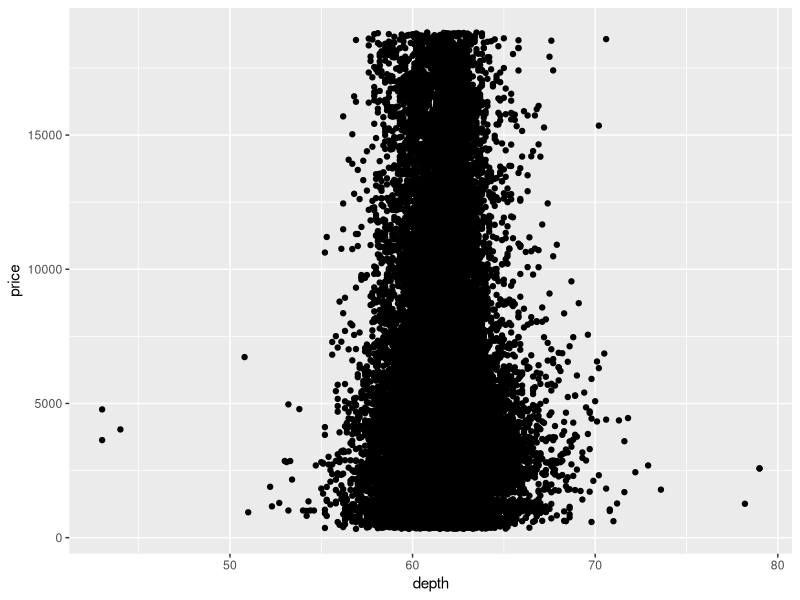
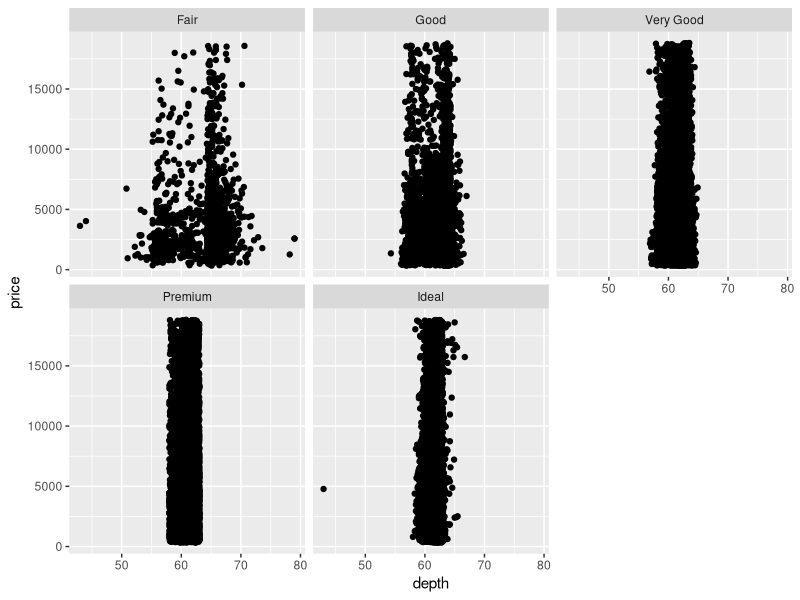
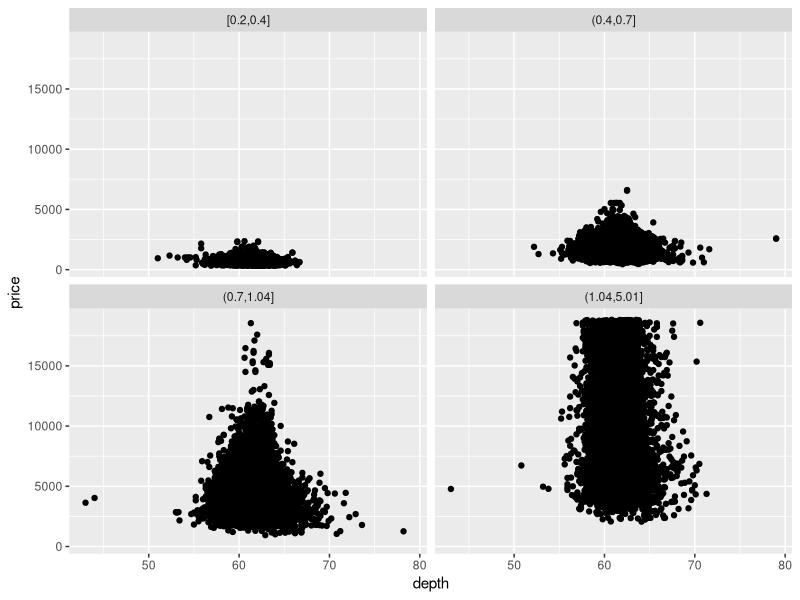
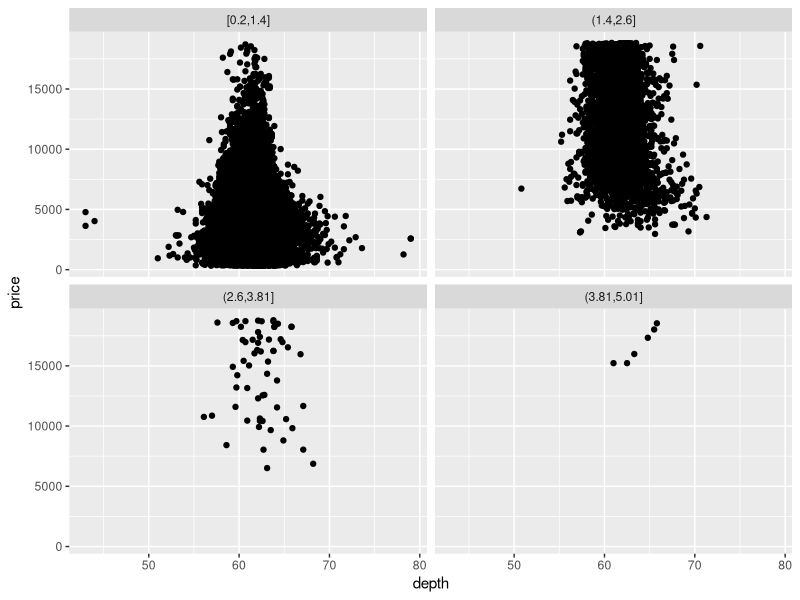
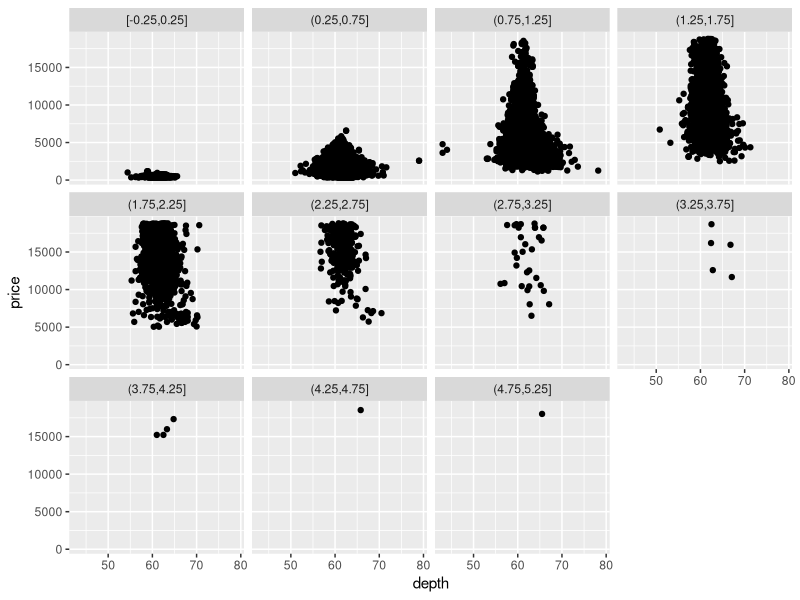

Reproduce these figures in R, in order.
## ---- chunk 1
knitr::include_url('https://slides.robitalec.ca/intro-ggplot.html')
## ---- chunk 2
library(ggplot2)
data(diamonds)

ggplot(diamonds, aes(depth, price)) + 
  geom_point()
## ---- chunk 3
ggplot(diamonds, aes(depth, price)) + 
  geom_point() + 
  facet_wrap(~cut)
## ---- chunk 4
ggplot(diamonds, aes(depth, price)) + 
  geom_point() + 
  facet_wrap(~ cut_number(carat, 4))
## ---- chunk 5
ggplot(diamonds, aes(depth, price)) + 
  geom_point() + 
  facet_wrap(~ cut_interval(carat, 4))
## ---- chunk 6
ggplot(diamonds, aes(depth, price)) + 
  geom_point() + 
  facet_wrap(~ cut_width(carat, 0.5))
